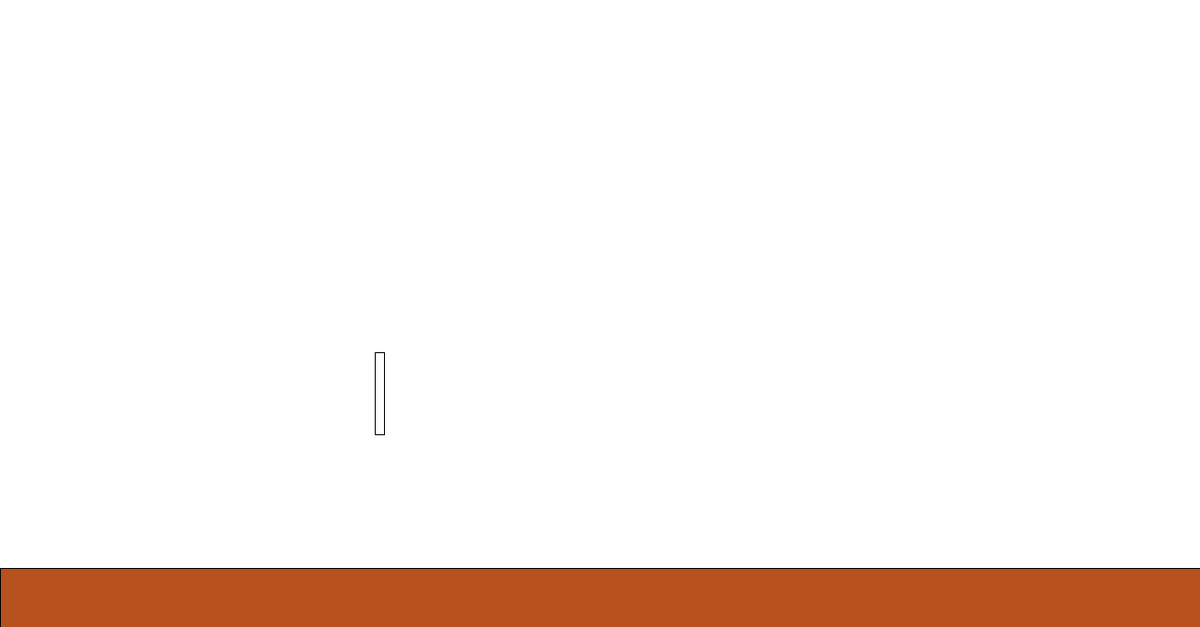
Frame 1 (no input)
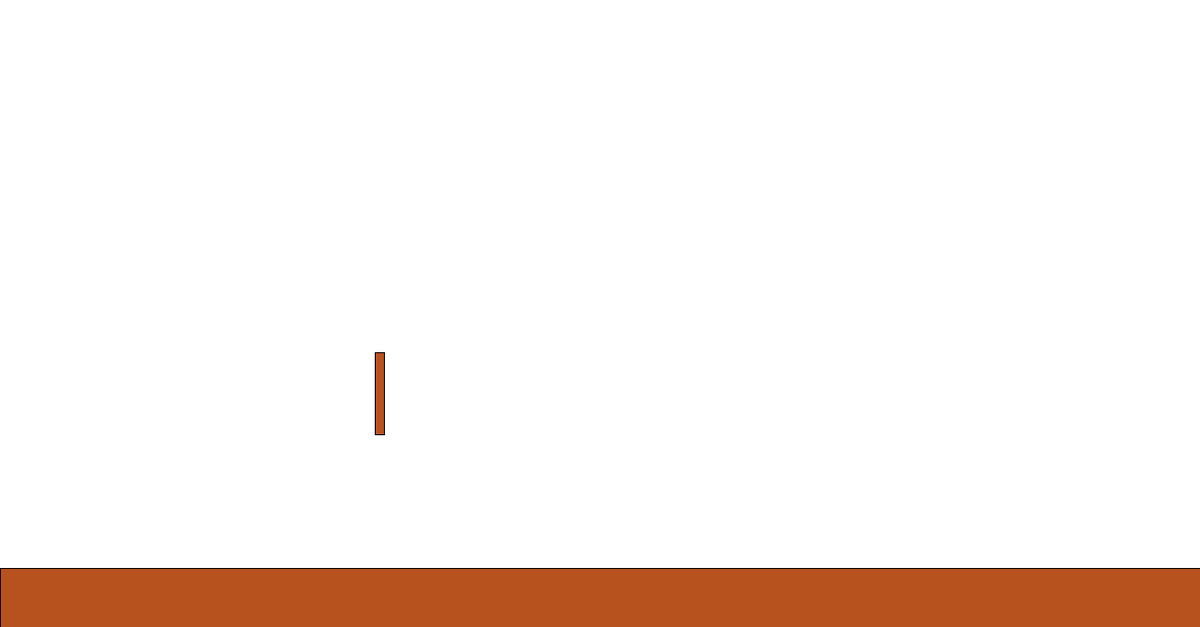
Frame 60 (the mouse pressed at the canvas centre just before this capture)
Frame 120 (the mouse held since frame 60 and released just before this capture): identical to frame 60, image omitted

The Processing sketch that drew these frames (run headless with seeded random() and noise(); from frame 60 on, the mouse is pressed at the canvas centre):

// Processing sketch: dates
// ── dates.pde
color brown = #B7511E;
color white = #FFFFFF;


void setup(){
  size(1300, 680);
  background(white);
}


void draw(){
   backgroundDraw();
println ("Mousex:", mouseX, "\tMouseY:", mouseY);
}

// ── stuff.pde
void backgroundDraw(){
  
  rect(width*5/16, height*9/16, 10, 89);
  
  fill(brown);
  rect(width*0/16, height*14.5/16, width*16/16, height*16/16);
}
